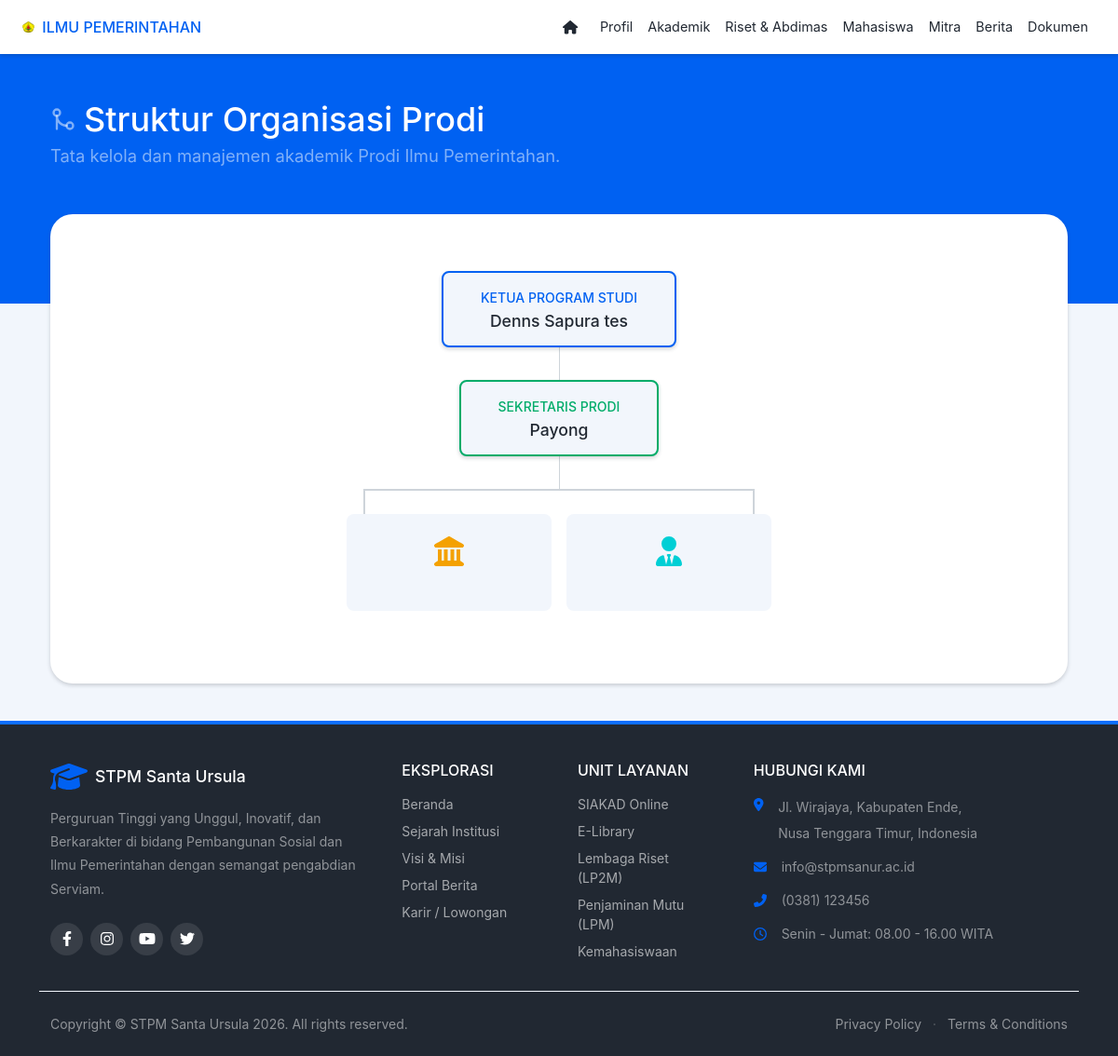
Screenshot of /index.php?module=ip_struktur with the database file from the repository.
### tables this page shows
CREATE TABLE `prodi_struktur_organisasi` (
  `id` int(11) NOT NULL,
  `prodi` enum('pemerintahan','sosiatri') NOT NULL,
  `deskripsi` text DEFAULT NULL,
  `ketua_prodi_nama` varchar(150) DEFAULT NULL,
  `sekretaris_prodi_nama` varchar(150) DEFAULT NULL,
  `kepala_lab_nama` varchar(150) DEFAULT NULL,
  `kepala_lab_tugas` varchar(255) DEFAULT NULL,
  `staf_admin_nama` varchar(150) DEFAULT NULL,
  `staf_admin_tugas` varchar(255) DEFAULT NULL,
  `file_gambar` varchar(255) DEFAULT NULL,
  `updated_at` timestamp NOT NULL DEFAULT current_timestamp() ON UPDATE current_timestamp()
);

### modul/publik/content_ip_struktur.php (the view, shortened to what this page needs)
<?php
$query = @mysqli_query($koneksi, "SELECT * FROM prodi_struktur_organisasi WHERE prodi = 'pemerintahan' LIMIT 1");
$data = mysqli_fetch_array($query);
$ketua_prodi = $data['ketua_prodi_nama'] ?? 'Nama Kaprodi, S.IP., M.Si.';
$sekretaris_prodi = $data['sekretaris_prodi_nama'] ?? 'Nama Sekprodi, S.IP., M.A.';
?>
<main>
    <header class="page-header page-header-dark bg-primary pb-10">
        <div class="container-xl px-4">
            <div class="page-header-content pt-4">
                <div class="row align-items-center justify-content-between">
                    <div class="col-auto mt-4">
                        <h1 class="page-header-title">
                            <div class="page-header-icon"><i data-feather="git-merge"></i></div>
                            Struktur Organisasi Prodi
                        </h1>
                        <div class="page-header-subtitle">Tata kelola dan manajemen akademik Prodi Ilmu Pemerintahan.</div>
                    </div>
                </div>
            </div>
        </div>
    </header>
    <div class="container-xl px-4 mt-n10 mb-5">
        <div class="card shadow-sm border-0 pt-5 pb-5 bg-white">
            <div class="card-body text-center" style="overflow-x: auto;">
                <div class="d-inline-block border border-primary border-2 rounded-3 bg-light px-5 py-3 shadow-sm mb-0 position-relative z-index-1">
                    <div class="small fw-bold text-primary mb-1">KETUA PROGRAM STUDI</div>
                    <div class="fw-bold text-dark h5 mb-0"><?= htmlspecialchars($ketua_prodi) ?></div>
                </div>
                <div class="d-inline-block border border-success border-2 rounded-3 bg-light px-5 py-3 shadow-sm mb-0 position-relative z-index-1">
                    <div class="small fw-bold text-success mb-1">SEKRETARIS PRODI</div>
                    <div class="fw-bold text-dark h5 mb-0"><?= htmlspecialchars($sekretaris_prodi) ?></div>
                </div>
                <div style="border-top: 2px solid #ced4da; width: 40%; margin: 0 auto; position: relative;">
                    <div style="position: absolute; top: 0; left: 0; width: 2px; height: 25px; background-color: #ced4da;"></div>
                    <div style="position: absolute; top: 0; right: 0; width: 2px; height: 25px; background-color: #ced4da;"></div>
                </div>
                <div class="row justify-content-center mx-auto" style="width: 45%; margin-top: 25px;">
                    <div class="col-sm-6 mb-3 px-2">
                        <div class="bg-light rounded-3 p-4 h-100 shadow-none border-0">
                            <i class="fas fa-landmark fa-2x text-warning mb-3"></i>
                        </div>
                    </div>
                    <div class="col-sm-6 mb-3 px-2">
                        <div class="bg-light rounded-3 p-4 h-100 shadow-none border-0">
                            <i class="fas fa-user-tie fa-2x text-info mb-3"></i>
                        </div>
                    </div>
                </div>
            </div>
        </div>
    </div>
</main>

### header_ip.php (style rules this page uses)
body { background-color: #f2f6fc; }

### rows the page displays
prodi_struktur_organisasi: ketua_prodi_nama "Denns Sapura tes", sekretaris_prodi_nama "Payong"
